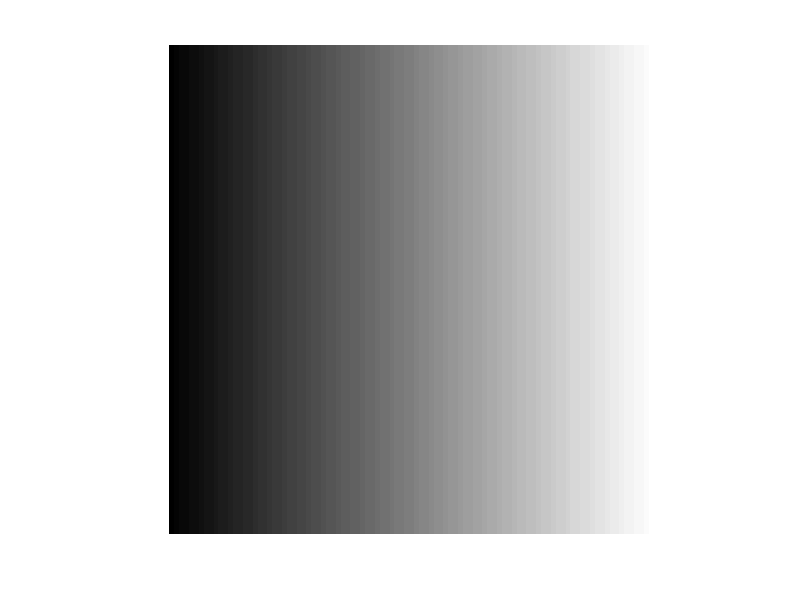

Write the MATLAB code that produced this figure.
% Size of the image 
img_size = 100;

% Defining the row the number of row for the picture  
numRow = img_size;

% defining the number of column for the picture 
numCol = img_size;

% empty vector for storing the data of the image
img_data = [];
imagecanvas = zeros(100,100,'uint8');

%white
white = 245;
black = 0;

for row = 1:numRow
    imageRow = [];
    for col = 1:numCol
           pixelVal = uint8(black + 2.55*col) ;
           imageRow = [imageRow pixelVal];
           
    end
    img_data = [img_data;imageRow];
end

%shows the image
imshow(img_data);

%saves the image
imwrite(img_data,"test3.png");

newImageData = imread("test3.png");

